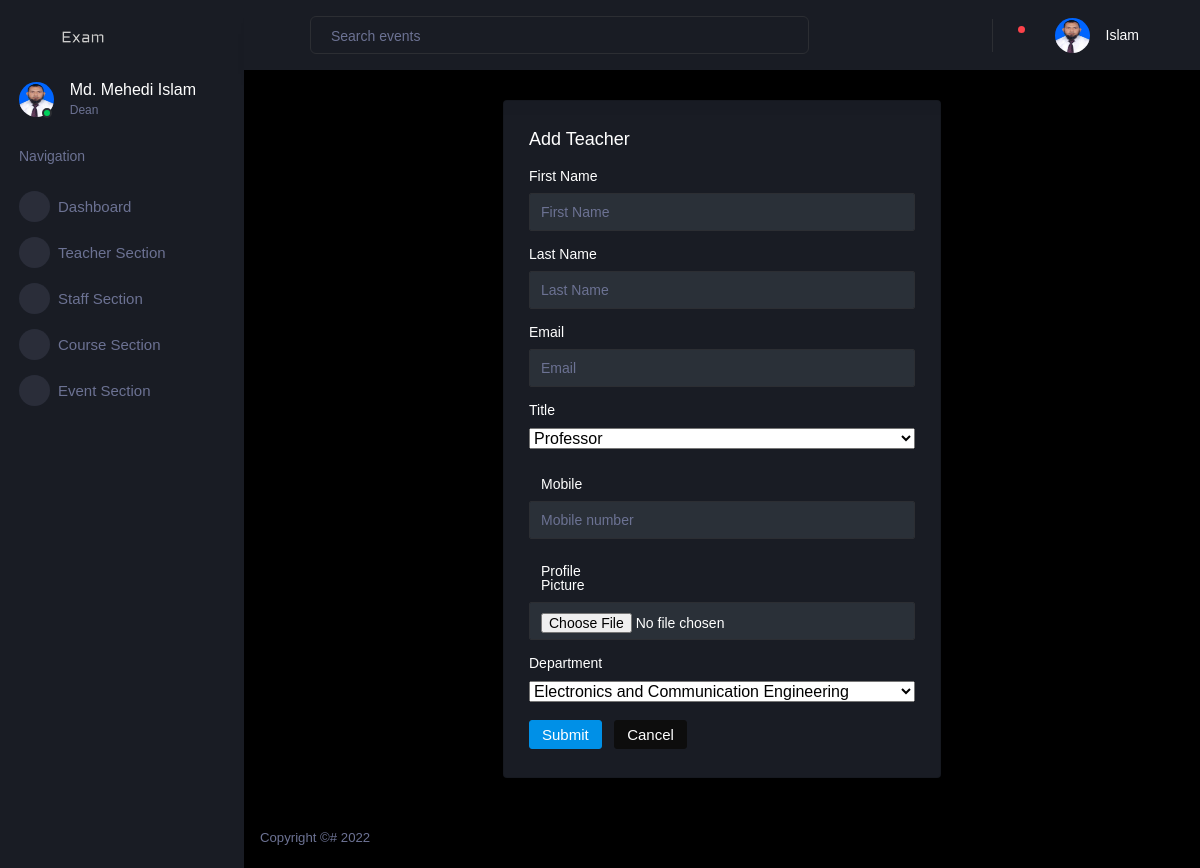
The app's page /user/add-teacher (signed in) with its own data.
### account/models.py (models this page shows, shortened)
class Teacher(models.Model):
    user = models.OneToOneField(
        User, on_delete=models.CASCADE, primary_key=True)
    title = models.CharField(max_length=255, null=False,
                             choices=TEACHER_TITLE_CHOICES, default='None')
    contact_number = models.CharField(null=False, unique=True, max_length=255)
    profile_picture = models.ImageField(
        upload_to=get_profile_pictures_directory, blank=True, null=True)
    department = models.ForeignKey(Department, on_delete=models.DO_NOTHING)
    is_available = models.BooleanField(default=True)
    total_creadits = models.DecimalField(
        max_digits=10, decimal_places=2, default=0)

### dashboard/views.py (the view, shortened to what this page needs)
# urls.py: path('add-teacher', add_teacher, name='add-teacher'),
def add_teacher(request):
    TEACHER_TITLE_CHOICES = [
        'Professor', 'Associate Professor', 'Assistant Professor', 'Lecturer', 'None']
    context = get_context(request)
    context['titles'] = TEACHER_TITLE_CHOICES
    return render(request, 'add-teacher.html', context)

### account/models.py (called while the page is built)
    def __str__(self) -> str:
        return self.messages

### dashboard/models.py (called while the page is built)
    def __str__(self) -> str:
        return self.name

    def __str__(self) -> str:
        return self.name

### dashboard/views.py (called while the page is built)
def is_dean(user):
    try:
        teacher = Teacher.objects.get(user=user)
    except Teacher.DoesNotExist:
        return None
    deans = Dean.objects.filter(teacher=teacher).order_by('-joined')[:1]
    if len(deans) != 1:
        return None
    return deans[0]

def is_staff(user):
    try:
        staff = Staff.objects.get(user=user)
    except Staff.DoesNotExist:
        return None
    return staff

def is_teacher(user):
    try:
        teacher = Teacher.objects.get(user=user)
    except Teacher.DoesNotExist:
        return None
    return teacher

def is_student(user):
    try:
        student = Student.objects.get(user=user)
    except Student.DoesNotExist:
        return None
    return student

def get_staff(faculty):
    return list(Staff.objects.filter(faculty=faculty))

def get_courses(faculty):
    courses = Course.objects.all()
    selected_courses = []
    for course in courses:
        dept = Department.objects.get(name=course.department)
        if dept.faculty == faculty:
            selected_courses.append(course)
    return selected_courses

def get_teachers(faculty):
    teachers = Teacher.objects.all()
    selected_teachers = []
    for teacher in teachers:
        dept = Department.objects.get(name=teacher.department)
        if dept.faculty == faculty:
            selected_teachers.append(teacher)
    return selected_teachers

def get_exams(approved_routines, teacher=None):
    past = []
    current = []
    upcomming = []
    today = date.today()
    for routine in approved_routines:
        exams = routine.exam_set.all()
        if teacher:
            exams = filter(lambda exam: teacher in exam.examiners.all()
                           or teacher == exam.supervisor, exams)
        for exam in exams:
            if exam.exam_date == today:
                current.append(exam)
            elif exam.exam_date < today:
                past.append(exam)
            else:
                upcomming.append(exam)
    return current, past, upcomming

def get_notification(user):
    return Notification.objects.filter(user=user, marked_read=False).all()

### dashboard/templates/add-teacher.html (shortened to what this page needs)
{% extends "dashboard-base.html" %}
{% load static %}
{% block content %}
<div class="row">
  <div class="col-md-6 grid-margin stretch-card">
      <div class="card">
        <div class="card-body">
          <h4 class="card-title">Add Teacher</h4>
          <form class="forms-sample" method="POST">
            <div class="form-group">
              <label for="first_name">First Name</label>
              <input type="text" class="form-control" id="first_name" name="first_name" placeholder="First Name">
            </div>
            <div class="form-group">
              <label for="last_name">Last Name</label>
              <input type="text" class="form-control" id="last_name" name="last_name" placeholder="Last Name">
            </div>
            <div class="form-group">
              <label for="email">Email</label>
              <input type="email" class="form-control" id="email" name="email" placeholder="Email">
            </div>
              <div class="form-group">
                  <label>Title</label>
                  <select class="js-example-basic-single" name="title" style="width:100%">
                      {% for title in titles %}
                          <option value="{{ title }}">{{ title }}</option>
                      {% endfor %}
                  </select>
              </div>
              <div class="form-group">
                  <label for="mobile" class="col-sm-3 col-form-label">Mobile</label>
                  <input type="text" class="form-control" id="mobile" name="mobile" placeholder="Mobile number">
              </div>
              <div class="form-group">
                  <label for="picture" class="col-sm-3 col-form-label">Profile Picture</label>
                  <input type="file" class="form-control" id="picture" name="picture" accept="image/*">
              </div>
              <div class="form-group">
                  <label>Department</label>
                  <select class="js-example-basic-single" name="dept" style="width:100%">
                      {% for department in departments %}
                          <option value="{{ department.name }}">{{ department.name }}</option>
                      {% endfor %}
                  </select>
              </div>
            <button type="submit" class="btn btn-primary mr-2">Submit</button>
            <button class="btn btn-dark">Cancel</button>
          </form>
        </div>
      </div>
    </div>
</div>
{% endblock content %}

### dashboard/templates/dashboard-base.html (shortened to what this page needs)
{% load static %}
<!DOCTYPE html>
<html lang="en">
<head>
  <link rel="stylesheet" href="{% static 'dashboard/vendors/mdi/css/materialdesignicons.min.css' %}" />
  <link rel="stylesheet" href="{% static 'dashboard/vendors/css/vendor.bundle.base.css' %}" />
  <link rel="stylesheet" href="{% static 'dashboard/vendors/jvectormap/jquery-jvectormap.css' %}" />
  <link rel="stylesheet" href="{% static 'dashboard/vendors/flag-icon-css/css/flag-icon.min.css' %}" />
  <link rel="stylesheet" href="{% static 'dashboard/vendors/owl-carousel-2/owl.carousel.min.css' %}" />
  <link rel="stylesheet" href="{% static 'dashboard/vendors/owl-carousel-2/owl.theme.default.min.css' %}" />
  <link rel="stylesheet" href="{% static 'dashboard/css/style.css' %}" />
</head>
<body>
  <div class="container-scroller">
    <nav class="sidebar sidebar-offcanvas" id="sidebar">
      <div class="sidebar-brand-wrapper d-none d-lg-flex align-items-center justify-content-center fixed-top">
        <a class="sidebar-brand brand-logo" href="#">
          <img src="{% static 'dashboard/images/logo.svg' %}" alt="logo" />
        </a>
      </div>
      <ul class="nav">
        <li class="nav-item profile">
          <div class="profile-desc">
            <div class="profile-pic">
              <div class="count-indicator">
                {% if user.profile_picture %}
                <img class="img-xs rounded-circle" src="{{ user.profile_picture.url }}" />
                {% else %}
                <img class="img-xs rounded-circle" src="{% static 'dashboard/images/dummy.png' %}" />
                {% endif %}
                <span class="count bg-success"></span>
              </div>
              <div class="profile-name">
                <h5 class="mb-0 font-weight-normal">
                  {% if is_student %}
                    {{ student.user.first_name }} {{ student.user.last_name }}
                  {% else %}
                    {{ user.user.first_name }} {{ user.user.last_name }}
                  {% endif %}
                </h5>
                <span>
                  {% if if_staff %}
                  Staff
                  {% elif if_dean %}
                  Dean
                  {% elif is_student %}
                  Student
                  {% else %}
                  Teacher
                  {% endif %}
                </span>
              </div>
            </div>
          </div>
        </li>
        <li class="nav-item nav-category">
          <span class="nav-link">Navigation</span>
        </li>
        <li class="nav-item menu-items">
          <a class="nav-link" href="{% url 'dashboard-page' %}">
            <span class="menu-icon">
              <i class="mdi mdi-speedometer"></i>
            </span>
            <span class="menu-title">Dashboard</span>
          </a>
        </li>
        {% if not is_student %}
          {% if is_staff %}
            <li class="nav-item menu-items">
              <a class="nav-link" href="{% url 'teacher-section' %}">
                <span class="menu-icon">
                  <i class="mdi mdi-playlist-play"></i>
                </span>
                <span class="menu-title">Teacher Section</span>
              </a>
            </li>
            {% if if_dean %}
              <li class="nav-item menu-items">
                <a class="nav-link" href="{% url 'staff-section' %}">
                  <span class="menu-icon">
                    <i class="mdi mdi-table-large"></i>
                  </span>
                  <span class="menu-title">Staff Section</span>
                </a>
              </li>
            {% endif %}
          <li class="nav-item menu-items">
            <a class="nav-link" href="{% url 'course-section' %}">
              <span class="menu-icon">
                <i class="mdi mdi-chart-bar"></i>
              </span>
              <span class="menu-title">Course Section</span>
            </a>
          </li>
          {% endif %}
          {% if is_staff %}
          <li class="nav-item menu-items">
            <a class="nav-link" href="{% url 'event-section' %}">
              <span class="menu-icon">
                <i class="mdi mdi-chart-bar"></i>
              </span>
              <span class="menu-title">Event Section</span>
            </a>
          </li>
          {% endif %}
        {% endif %}
      </ul>
    </nav>
    <div class="container-fluid page-body-wrapper">
      <nav class="navbar p-0 fixed-top d-flex flex-row">
        <div class="navbar-menu-wrapper flex-grow d-flex align-items-stretch">
          <button class="navbar-toggler navbar-toggler align-self-center" type="button" data-toggle="minimize">
            <span class="mdi mdi-menu"></span>
          </button>
          <ul class="navbar-nav w-100">
            <li class="nav-item w-100">
              <form class="nav-link mt-2 mt-md-0 d-none d-lg-flex search" method="post"
                action="{% url 'search-page' %}">
                <input type="text" name="search" class="form-control" placeholder="Search events" />
              </form>
            </li>
          </ul>
          <ul class="navbar-nav navbar-nav-right">
            <li class="nav-item dropdown border-left">
              <a class="nav-link count-indicator dropdown-toggle" id="notificationDropdown" href="#"
                data-toggle="dropdown">
                <i class="mdi mdi-bell"></i>
                {% if notifications|length > 0 %}
                <span class="count bg-danger"></span>
                {% endif %}
              </a>
            </li>
            <li class="nav-item dropdown">
              <a class="nav-link" id="profileDropdown" href="#" data-toggle="dropdown">
                <div class="navbar-profile">
                  {% if user.profile_picture %}
                  <img class="img-xs rounded-circle" src="{{ user.profile_picture.url }}" />
                  {% else %}
                  <img class="img-xs rounded-circle" src="{% static 'dashboard/images/dummy.png' %}" />
                  {% endif %}
                  <p class="mb-0 d-none d-sm-block navbar-profile-name">
                    {{ user.user.last_name }}
                  </p>
                  <i class="mdi mdi-menu-down d-none d-sm-block pl-3"></i>
                </div>
              </a>
            </li>
          </ul>
        </div>
      </nav>
      <div class="main-panel">
        <div class="content-wrapper">
          {% block content %}{% endblock %}
        </div>
        <footer class="footer">
          <div class="d-sm-flex justify-content-center justify-content-sm-between">
            <span class="text-muted d-block text-center text-sm-left d-sm-inline-block">Copyright ©# 2022</span>
          </div>
        </footer>
      </div>
    </div>
  </div>
</body>
</html>

### records on screen
Teacher: profile_picture (picture), user.first_name "Md. Mehedi", user.last_name "Islam"

### other values on screen
form field title "Professor"
form field dept "Electronics and Communication Engineering"
